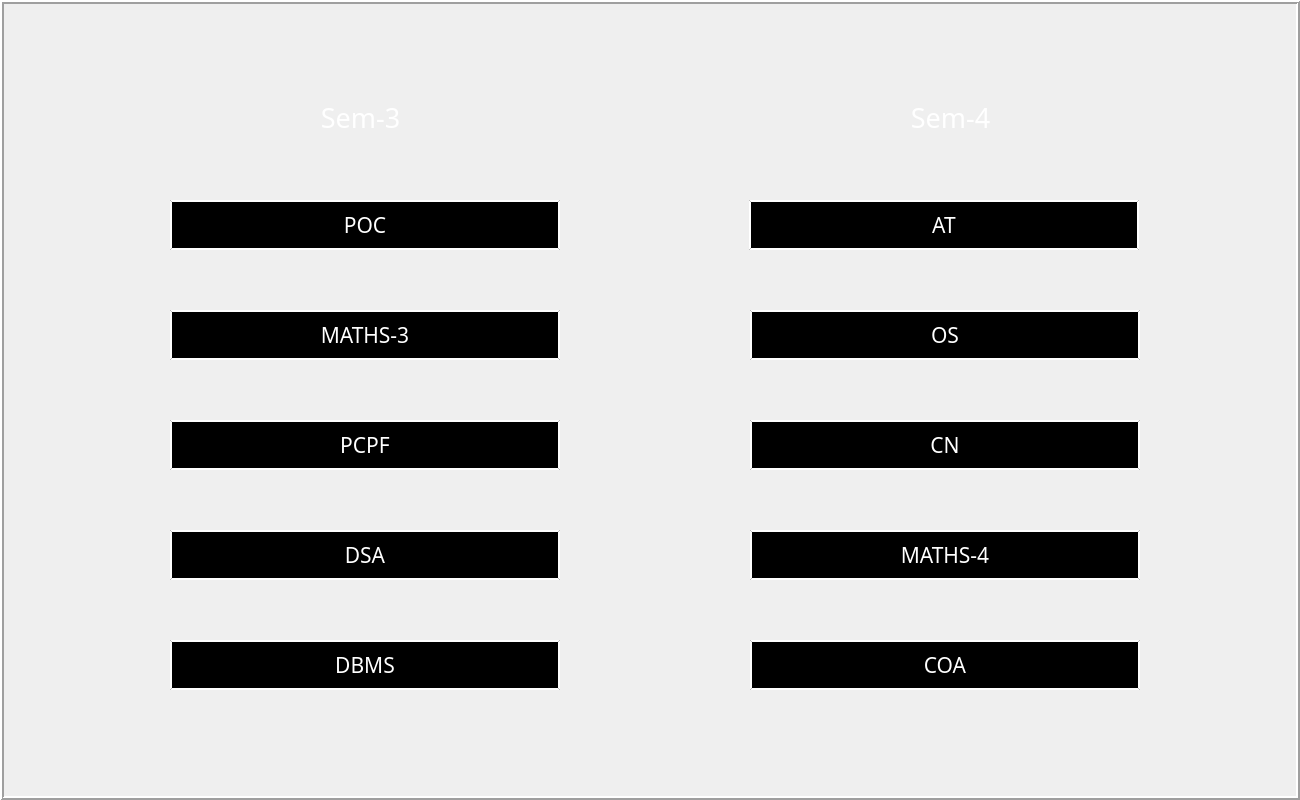
<?xml version="1.0" encoding="UTF-8"?>
<ui version="4.0">
 <class>itWindow</class>
 <widget class="QMainWindow" name="itWindow">
  <property name="geometry">
   <rect>
    <x>0</x>
    <y>0</y>
    <width>1300</width>
    <height>800</height>
   </rect>
  </property>
  <property name="windowTitle">
   <string>DARN IT</string>
  </property>
  <property name="windowIcon">
   <iconset>
    <normaloff>icon.png</normaloff>icon.png</iconset>
  </property>
  <property name="windowOpacity">
   <double>3.000000000000000</double>
  </property>
  <widget class="QWidget" name="centralwidget">
   <widget class="QFrame" name="frame">
    <property name="geometry">
     <rect>
      <x>0</x>
      <y>0</y>
      <width>1300</width>
      <height>800</height>
     </rect>
    </property>
    <property name="styleSheet">
     <string notr="true"/>
    </property>
    <property name="frameShape">
     <enum>QFrame::Box</enum>
    </property>
    <property name="frameShadow">
     <enum>QFrame::Raised</enum>
    </property>
    <property name="lineWidth">
     <number>2</number>
    </property>
    <widget class="QPushButton" name="poc_b">
     <property name="geometry">
      <rect>
       <x>170</x>
       <y>200</y>
       <width>390</width>
       <height>50</height>
      </rect>
     </property>
     <property name="font">
      <font>
       <family>Artifakt Element</family>
       <pointsize>16</pointsize>
       <weight>50</weight>
       <italic>false</italic>
       <bold>false</bold>
      </font>
     </property>
     <property name="styleSheet">
      <string notr="true">background-color: rgb(0, 0, 0);
color: rgb(255, 255, 255);
font: 16pt &quot;Artifakt Element&quot;;
border : outset ;
border-width : 2px;
border-color: rgb(255, 255, 255);</string>
     </property>
     <property name="text">
      <string>POC</string>
     </property>
    </widget>
    <widget class="QPushButton" name="dsa_b">
     <property name="geometry">
      <rect>
       <x>170</x>
       <y>530</y>
       <width>390</width>
       <height>50</height>
      </rect>
     </property>
     <property name="font">
      <font>
       <family>Artifakt Element</family>
       <pointsize>16</pointsize>
       <weight>50</weight>
       <italic>false</italic>
       <bold>false</bold>
      </font>
     </property>
     <property name="styleSheet">
      <string notr="true">background-color: rgb(0, 0, 0);
color: rgb(255, 255, 255);
font: 16pt &quot;Artifakt Element&quot;;
border : outset ;
border-width : 2px;
border-color: rgb(255, 255, 255);
</string>
     </property>
     <property name="text">
      <string>DSA</string>
     </property>
    </widget>
    <widget class="QPushButton" name="m3_b">
     <property name="geometry">
      <rect>
       <x>170</x>
       <y>310</y>
       <width>390</width>
       <height>50</height>
      </rect>
     </property>
     <property name="font">
      <font>
       <family>Artifakt Element</family>
       <pointsize>16</pointsize>
       <weight>50</weight>
       <italic>false</italic>
       <bold>false</bold>
      </font>
     </property>
     <property name="styleSheet">
      <string notr="true">background-color: rgb(0, 0, 0);
color: rgb(255, 255, 255);
font: 16pt &quot;Artifakt Element&quot;;
border : outset ;
border-width : 2px;
border-color: rgb(255, 255, 255);</string>
     </property>
     <property name="text">
      <string>MATHS-3</string>
     </property>
    </widget>
    <widget class="QPushButton" name="dbms_b">
     <property name="geometry">
      <rect>
       <x>170</x>
       <y>640</y>
       <width>390</width>
       <height>50</height>
      </rect>
     </property>
     <property name="font">
      <font>
       <family>Artifakt Element</family>
       <pointsize>16</pointsize>
       <weight>50</weight>
       <italic>false</italic>
       <bold>false</bold>
      </font>
     </property>
     <property name="styleSheet">
      <string notr="true">background-color: rgb(0, 0, 0);
color: rgb(255, 255, 255);
font: 16pt &quot;Artifakt Element&quot;;
border : outset ;
border-width : 2px;
border-color: rgb(255, 255, 255);</string>
     </property>
     <property name="text">
      <string>DBMS</string>
     </property>
    </widget>
    <widget class="QPushButton" name="pcpf_b">
     <property name="geometry">
      <rect>
       <x>170</x>
       <y>420</y>
       <width>390</width>
       <height>50</height>
      </rect>
     </property>
     <property name="font">
      <font>
       <family>Artifakt Element</family>
       <pointsize>16</pointsize>
       <weight>50</weight>
       <italic>false</italic>
       <bold>false</bold>
      </font>
     </property>
     <property name="styleSheet">
      <string notr="true">background-color: rgb(0, 0, 0);
color: rgb(255, 255, 255);
font: 16pt &quot;Artifakt Element&quot;;
border : outset ;
border-width : 2px;
border-color: rgb(255, 255, 255);</string>
     </property>
     <property name="text">
      <string>PCPF</string>
     </property>
    </widget>
    <widget class="QPushButton" name="coa_b">
     <property name="geometry">
      <rect>
       <x>750</x>
       <y>640</y>
       <width>390</width>
       <height>50</height>
      </rect>
     </property>
     <property name="font">
      <font>
       <family>Artifakt Element</family>
       <pointsize>16</pointsize>
       <weight>50</weight>
       <italic>false</italic>
       <bold>false</bold>
      </font>
     </property>
     <property name="styleSheet">
      <string notr="true">background-color: rgb(0, 0, 0);
color: rgb(255, 255, 255);
font: 16pt &quot;Artifakt Element&quot;;
border : outset ;
border-width : 2px;
border-color: rgb(255, 255, 255);</string>
     </property>
     <property name="text">
      <string>COA</string>
     </property>
    </widget>
    <widget class="QPushButton" name="at_b">
     <property name="geometry">
      <rect>
       <x>749</x>
       <y>200</y>
       <width>390</width>
       <height>50</height>
      </rect>
     </property>
     <property name="font">
      <font>
       <family>Artifakt Element</family>
       <pointsize>16</pointsize>
       <weight>50</weight>
       <italic>false</italic>
       <bold>false</bold>
      </font>
     </property>
     <property name="styleSheet">
      <string notr="true">background-color: rgb(0, 0, 0);
color: rgb(255, 255, 255);
font: 16pt &quot;Artifakt Element&quot;;
border : outset ;
border-width : 2px;
border-color: rgb(255, 255, 255);</string>
     </property>
     <property name="text">
      <string>AT</string>
     </property>
    </widget>
    <widget class="QPushButton" name="m4_b">
     <property name="geometry">
      <rect>
       <x>750</x>
       <y>530</y>
       <width>390</width>
       <height>50</height>
      </rect>
     </property>
     <property name="font">
      <font>
       <family>Artifakt Element</family>
       <pointsize>16</pointsize>
       <weight>50</weight>
       <italic>false</italic>
       <bold>false</bold>
      </font>
     </property>
     <property name="styleSheet">
      <string notr="true">background-color: rgb(0, 0, 0);
color: rgb(255, 255, 255);
font: 16pt &quot;Artifakt Element&quot;;
border : outset ;
border-width : 2px;
border-color: rgb(255, 255, 255);</string>
     </property>
     <property name="text">
      <string>MATHS-4</string>
     </property>
    </widget>
    <widget class="QPushButton" name="cn_b">
     <property name="geometry">
      <rect>
       <x>750</x>
       <y>420</y>
       <width>390</width>
       <height>50</height>
      </rect>
     </property>
     <property name="font">
      <font>
       <family>Artifakt Element</family>
       <pointsize>16</pointsize>
       <weight>50</weight>
       <italic>false</italic>
       <bold>false</bold>
      </font>
     </property>
     <property name="styleSheet">
      <string notr="true">background-color: rgb(0, 0, 0);
color: rgb(255, 255, 255);
font: 16pt &quot;Artifakt Element&quot;;
border : outset ;
border-width : 2px;
border-color: rgb(255, 255, 255);</string>
     </property>
     <property name="text">
      <string>CN</string>
     </property>
    </widget>
    <widget class="QPushButton" name="os_b">
     <property name="geometry">
      <rect>
       <x>750</x>
       <y>310</y>
       <width>390</width>
       <height>50</height>
      </rect>
     </property>
     <property name="font">
      <font>
       <family>Artifakt Element</family>
       <pointsize>16</pointsize>
       <weight>50</weight>
       <italic>false</italic>
       <bold>false</bold>
      </font>
     </property>
     <property name="styleSheet">
      <string notr="true">background-color: rgb(0, 0, 0);
color: rgb(255, 255, 255);
font: 16pt &quot;Artifakt Element&quot;;
border : outset ;
border-width : 2px;
border-color: rgb(255, 255, 255);</string>
     </property>
     <property name="text">
      <string>OS</string>
     </property>
    </widget>
    <widget class="QLabel" name="l1">
     <property name="geometry">
      <rect>
       <x>300</x>
       <y>100</y>
       <width>121</width>
       <height>35</height>
      </rect>
     </property>
     <property name="font">
      <font>
       <family>Artifakt Element</family>
       <pointsize>20</pointsize>
       <weight>50</weight>
       <italic>false</italic>
       <bold>false</bold>
      </font>
     </property>
     <property name="styleSheet">
      <string notr="true">font: 20pt &quot;Artifakt Element&quot;;
background : transparent;
color: rgb(255, 255, 255);</string>
     </property>
     <property name="frameShape">
      <enum>QFrame::NoFrame</enum>
     </property>
     <property name="frameShadow">
      <enum>QFrame::Plain</enum>
     </property>
     <property name="text">
      <string>Sem-3</string>
     </property>
     <property name="alignment">
      <set>Qt::AlignCenter</set>
     </property>
    </widget>
    <widget class="QLabel" name="l1_2">
     <property name="geometry">
      <rect>
       <x>890</x>
       <y>100</y>
       <width>121</width>
       <height>35</height>
      </rect>
     </property>
     <property name="font">
      <font>
       <family>Artifakt Element</family>
       <pointsize>20</pointsize>
       <weight>50</weight>
       <italic>false</italic>
       <bold>false</bold>
      </font>
     </property>
     <property name="styleSheet">
      <string notr="true">font: 20pt &quot;Artifakt Element&quot;;
background : transparent;
color: rgb(255, 255, 255);</string>
     </property>
     <property name="frameShape">
      <enum>QFrame::NoFrame</enum>
     </property>
     <property name="frameShadow">
      <enum>QFrame::Plain</enum>
     </property>
     <property name="text">
      <string>Sem-4</string>
     </property>
     <property name="alignment">
      <set>Qt::AlignCenter</set>
     </property>
    </widget>
    <widget class="QLabel" name="bg">
     <property name="geometry">
      <rect>
       <x>0</x>
       <y>0</y>
       <width>1300</width>
       <height>800</height>
      </rect>
     </property>
     <property name="text">
      <string/>
     </property>
     <property name="pixmap">
      <pixmap>pictures/try2-dark-stripes-background-elegant-design-wallpapers_518299-1505.jpg</pixmap>
     </property>
    </widget>
    <zorder>bg</zorder>
    <zorder>poc_b</zorder>
    <zorder>dsa_b</zorder>
    <zorder>m3_b</zorder>
    <zorder>dbms_b</zorder>
    <zorder>pcpf_b</zorder>
    <zorder>coa_b</zorder>
    <zorder>at_b</zorder>
    <zorder>m4_b</zorder>
    <zorder>cn_b</zorder>
    <zorder>os_b</zorder>
    <zorder>l1</zorder>
    <zorder>l1_2</zorder>
   </widget>
  </widget>
 </widget>
 <resources>
  <include location="../pictures/source1.qrc"/>
 </resources>
 <connections/>
</ui>
